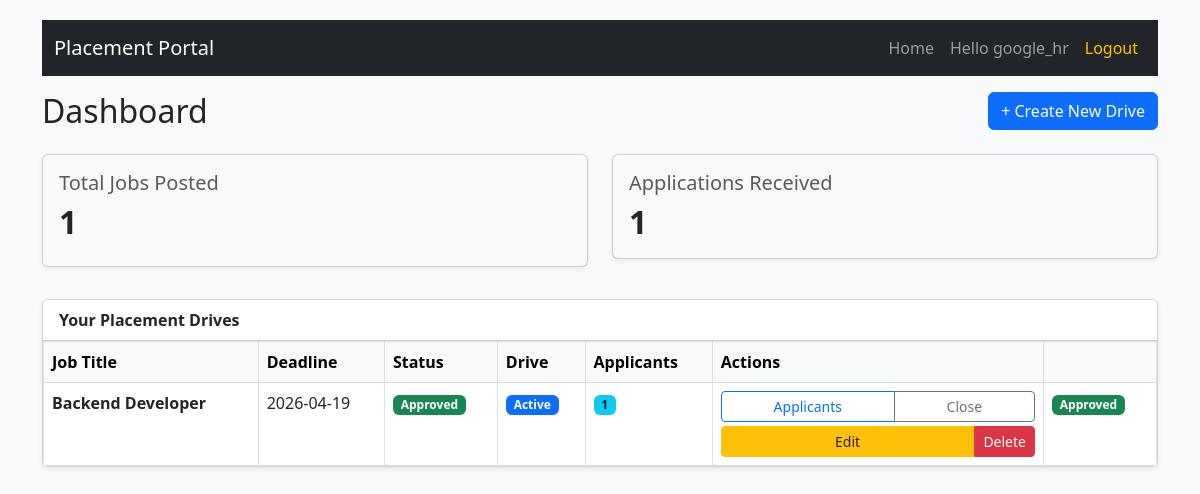
The app's page /company (signed in), older data.
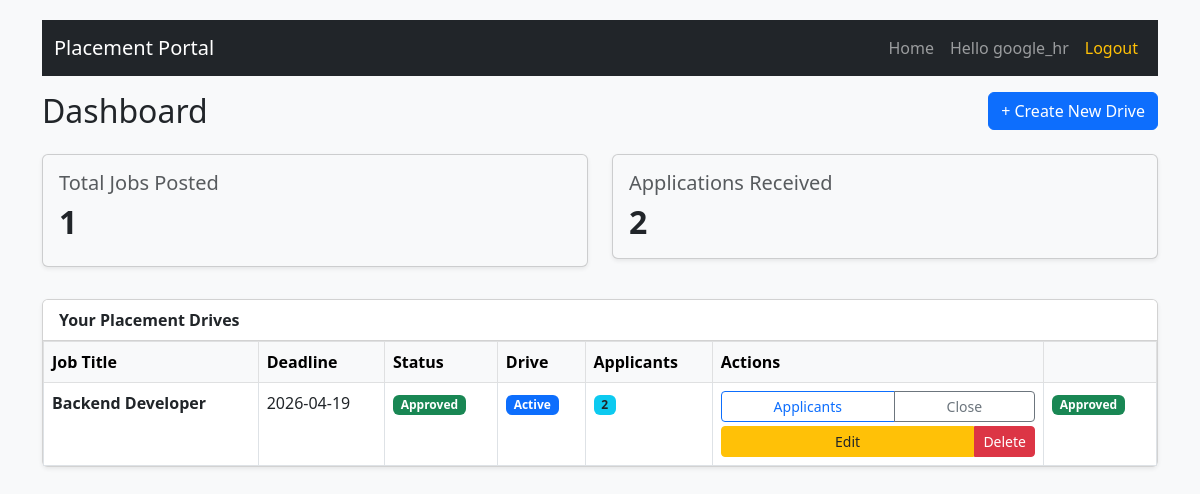
The same page, newer data.
### database/models.py (models this page shows)
class Placements(db.Model):
    __tablename__ = 'placements'
    id = db.Column(db.Integer, primary_key=True)
    company_id = db.Column(db.Integer, db.ForeignKey('company.id'), nullable=False)
    title = db.Column(db.String(100), nullable=False)
    description = db.Column(db.Text, nullable=False)
    reqSkills = db.Column(db.Text)
    experience = db.Column(db.String(50))
    salary = db.Column(db.String(50))
    deadline = db.Column(db.DateTime)
    website = db.Column(db.String(255))
    is_rejected = db.Column(db.Boolean, default=False)
    status = db.Column(db.Boolean, default=True) # Company can close the drive
    admin_approval = db.Column(db.Boolean, default=False) # Admin approves the drive
    applications = db.relationship('Application', backref='placements', lazy=True, cascade="all, delete-orphan")

### routes/company_mgmt.py (the view)
@app.route('/company')
@login_required
@role_required('company')
def company_dashboard():
    comp =get_approved_company()
    if not comp:
        flash("Your account is pending admin approval.","warning")
        return redirect(url_for('login'))
    jobs =models.Placements.query.filter_by(company_id=comp.id).order_by(models.Placements.id.desc()).all()
    total_jobs= len(jobs)
    total_appn = 0
    for job in jobs:
        total_appn += len(job.applications)
    return render_template('company.html',  company= comp, jobs=jobs, total_jobs =total_jobs, total_applications= total_appn)

### app.py (called while the page is built)
@login_manager.user_loader
def load_user(user_id):
    return models.User.query.get(int(user_id))

def role_required(*roles):
    def wrapper(fn):
        @wraps(fn)
        def decorated_view(*args,**kwargs):
            if not current_user.is_authenticated:
                return login_manager.unauthorized()
            if current_user.role not in roles:
                flash("You do not have permission to access this page", "danger")
                return redirect(url_for('login'))
            return fn(*args , **kwargs)
        return decorated_view
    return wrapper

### routes/admin_mgmt.py (called while the page is built)
def get_approved_company():
    companyObj =models.Company.query.filter_by(user_id=current_user.id).first()
    if companyObj is  None:
        return None
    if not companyObj.approval:
        return None
    return companyObj

### templates/company.html (shortened to what the changed rows need)
{% extends "base.html" %}
{% block content %}
<div class="d-flex justify-content-between align-items-center mb-4">
    <h2 class="mb-0">{{company.name}} Dashboard</h2>
</div>
<div class="row mb-4">
    <div class="col-md-6 col-12 mb-2">
        <div class="card bg-light shadow-sm extra-class-test">
            <div class="card-body">
                <h2><b>{{total_jobs}}</b></h2>
            </div>
        </div>
    </div>
    <div class="col-md-6 mb-2">
        <div class="card bg-light shadow-sm">
            <div class="card-body">
                <h2 class="mb-0"><b>{{total_applications }}</b></h2>
            </div>
        </div>
    </div>
</div>
<div class="container-fluid p-0">
<div class="card shadow-sm">
    <div class="table-responsive">
        <table class="table table-hover mb-0 table-bordered">
            <thead class="table-light">
                <tr>
                    <th>Job Title</th>
                    <th>Deadline</th>
                    <th>Status</th>
                    <th>Drive</th>
                    <th>Applicants</th>
                    <th>Actions</th>
                    <th></th>
                </tr>
            </thead>
            <tbody>
                {% for job in jobs %}
                <tr>
                    <td><b>{{job.title}}</b></td>
                    <td>{{job.deadline.strftime('%Y-%m-%d')}}</td>
                    <td>
                        {% if job.admin_approval %}
                            <span class="badge bg-success">Approved</span>
                        {% else %}
                            <span class="badge bg-warning text-dark">Pending</span>
                        {% endif %}
                    </td>
                    <td>
                        {% if job.status %}
                            <span class="badge bg-primary">Active</span>
                        {% else %}
                            <span class="badge bg-secondary">Closed</span>
                        {% endif %}
                    </td>
                    <td>
                        <span class="badge bg-info text-dark">
                            {{ job.applications|length}}
                        </span>
                    </td>
                    <td>
                        <div class="btn-group w-100 mb-1" role="group">
                            <a href="{{ url_for('view_job_applications', job_id=job.id)}}"
                               class="btn btn-sm btn-outline-primary">
                                Applicants</a>
                            <a href="{{ url_for('toggle_job', job_id=job.id)}}"
                               class="btn btn-sm {% if job.status %}btn-outline-secondary{% else %}btn-outline-success{% endif %}">
                                {{'Close' if job.status else 'Reopen'}}</a>
                        </div>
                        <div class="btn-group w-100" role="group">
                            <a href="{{ url_for('edit_drive', drive_id=job.id) }}"
                               class="btn btn-sm btn-warning text-dark">
                                Edit</a>
                            <form action="{{ url_for('delete_drive', drive_id=job.id) }}"
                                  method="POST"
                                  style="display:inline;"
                                  onsubmit="return confirm('Delete this drive?');">
                                <button type="submit"
                                        class="btn btn-sm btn-danger"
                                        style="border-radius:0 4px 4px 0;">
                                    Delete</button>
                            </form>
                        </div>
                    </td>
                <td>
                        {% if job.admin_approval %}
                            <span class="badge bg-success">Approved</span>
                        {% elif job.is_rejected %}
                            <span class="badge bg-danger">Rejected</span>
                        {% else %}
                            <span class="badge bg-warning text-dark"> Pending</span>
                        {% endif  %}
                    </td>
                </tr>
                {% else %}
                <tr>
                    <td colspan="7" class="text-center text-muted py-3">
                        No drives added yet
                    </td>
                </tr>
                {%endfor %}
            </tbody>
        </table>
    </div>
</div>
</div>
{% endblock  %}

Row changes from the older to the newer data that the page shows:
changed Placements "Backend Developer": applications|length "1" → "2"
Text that changed along with them:
{{ total_applications }}: "1" → "2"
